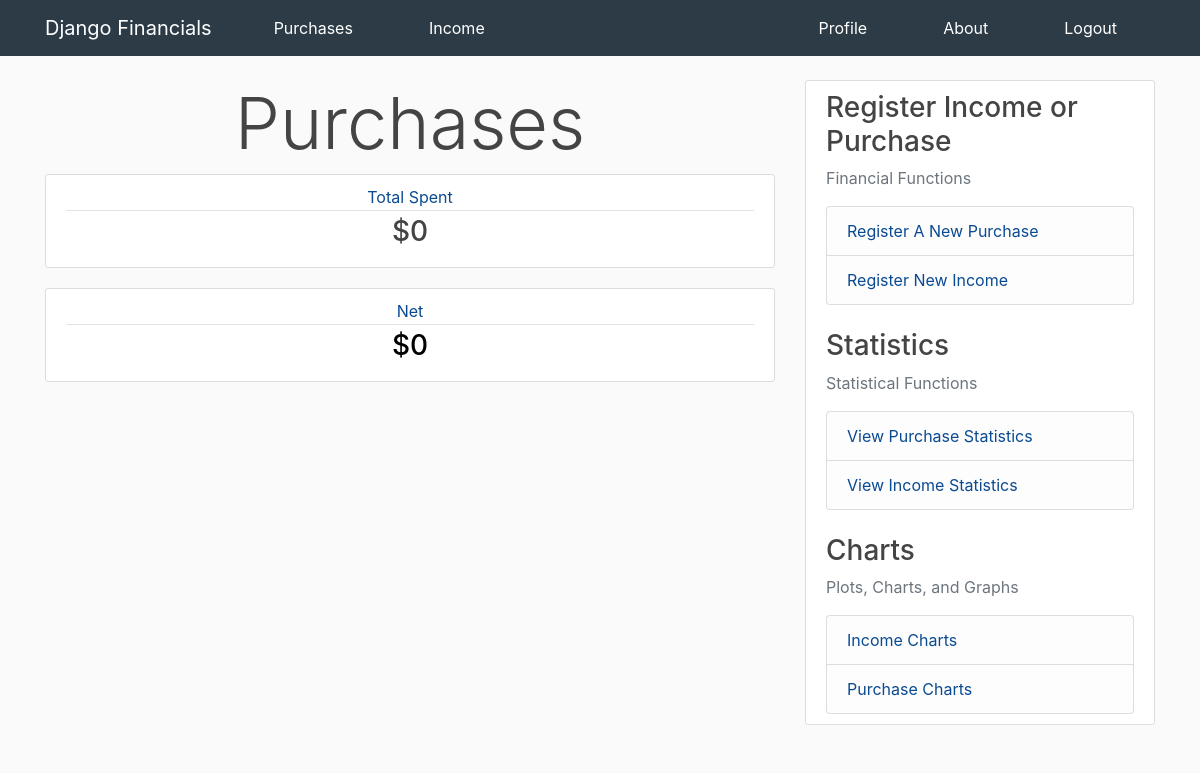
The page /purchase (signed in) on the database as committed earlier.
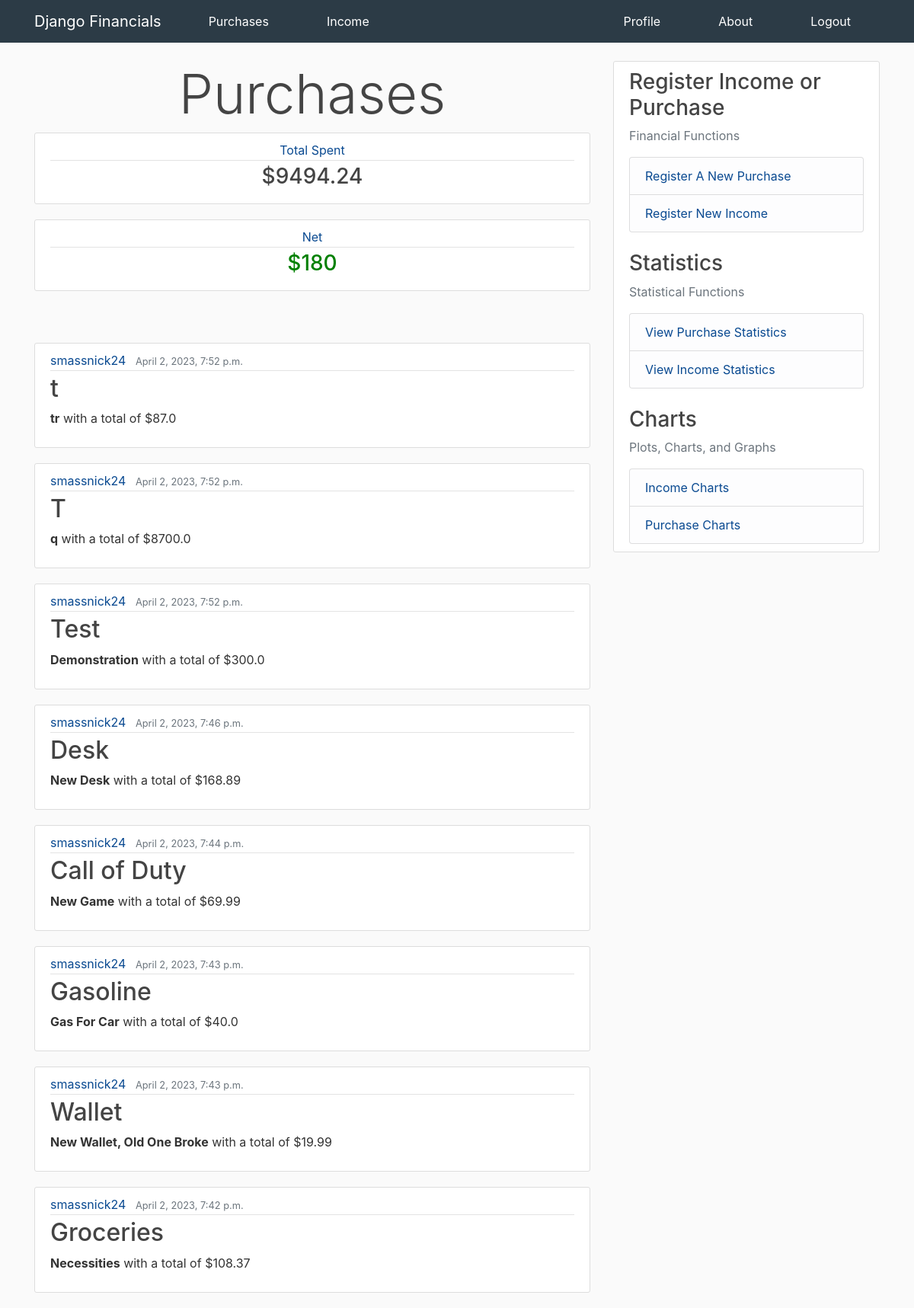
The same page on the database as committed later.
### finance_app/models.py (models this page shows, shortened)
class Purchase(models.Model):
    purchase_name = models.CharField(max_length=100)
    purchase_description = models.TextField()
    amount = models.FloatField()
    date_purchased = models.DateTimeField(default=timezone.now)
    month_purchased = models.IntegerField(default=timezone.now().month)
    owner = models.ForeignKey(User, on_delete=models.CASCADE)

### finance_app/views.py (the view)
# urls.py: path("purchase", views.purchase_page, name="purchase_page"),
@login_required
def purchase_page(request):
    total_pur = sum([purchase.amount for purchase in Purchase.objects.filter(owner=request.user)])
    total_inc = sum([income.amount for income in Income.objects.filter(owner=request.user)])
    net = total_inc - total_pur
    if net < 0.001 and net > -0.001:
        net = 0
    context = {
        "title": "Purchases",
        'purchases': reversed(Purchase.objects.all()),
        'total': total_pur,
        'net': net
    }
    return render(request, "finance_app/purchases.html", context)

### finance_app/templates/finance_app/purchases.html
{% extends "finance_app/base.html"%}
{% block content%}
    <h1 class="display-3 center">Purchases</h1>
    <article class="media content-section">
        <div class="media-body">
            <div class="article-metadata">
                <a class="mr-2 center"  style="color: #0a4a91;" href="#">Total Spent</a>
            </div>
            <h3><a class="article-title center" href="{% url 'purchase_statistics_page' %}" >${{total|floatformat:-2}}</a></h3>
        </div>
    </article>
    <article class="media content-section">
        <div class="media-body">
            <div class="article-metadata">
                <a class="mr-2 center" style="color: #0a4a91;" href="#">Net</a>
            </div>
            {% if net > 0 %}
                <h3><a class="article-title center" href="#" style="color: green;">${{net|floatformat:-2}}</a></h3>
            {% elif net < 0 %}
                <h3><a class="article-title center" href="#" style="color: red;">${{net|floatformat:-2}}</a></h3>
            {% else %}
                <h3><a class="article-title center" href="#" style="color: black;">${{net|floatformat:-2}}</a></h3>
            {% endif %}
        </div>
    </article>
    <br>
    <br>
    {% for purchase in purchases %}
       {% if purchase.owner == user %}
        <article class="media content-section" aria-label="Container for Purchase">
            <div class="media-body">
                <div class="article-metadata">
                    <a class="mr-2" href="#" style="color: #0a4a91;">{{purchase.owner}}</a>
                    <small class="text-muted">{{purchase.date_purchased}}</small>
                </div>
                <h2><a class="article-title" href="#">{{purchase.purchase_name}}</a></h2>
                <p class="article-content"><strong>{{purchase.purchase_description}}</strong> with a total of ${{purchase.amount}}</p>
            </div>
        </article>
       {% endif %}
    {% endfor %}
{% endblock content%}

### finance_app/templates/finance_app/base.html (shortened to what this page needs)
{% load static %}
<!DOCTYPE html>
<html lang="en">
<head>
    <link rel="stylesheet" href="https://cdn.jsdelivr.net/npm/bootstrap@4.3.1/dist/css/bootstrap.min.css">
    <link rel="stylesheet" type="text/css" href="{% static 'finance_app/styles.css' %}">
</head>
<body>
    <header class="site-header">
        <nav class="navbar navbar-expand-md navbar-dark bg-steel fixed-top">
          <div class="container">
            <a class="navbar-brand mr-4" href="{% url "landing" %}">Django Financials</a>
            <div class="collapse navbar-collapse" id="navbarToggle">
              <div class="navbar-nav mr-auto">
                {% if user.is_authenticated %}
                <a class="nav-item nav-link" href="{% url "purchase_page"%}">Purchases</a>
                <a class="nav-item nav-link" href="{% url "income_page" %}">Income</a>
                {% endif %}
              </div>
              <div class="navbar-nav">
                {% if user.is_authenticated %}
                <a class="nav-item nav-link" href="{% url 'profile' %}">Profile</a>
                <a class="nav-item nav-link" href="{% url 'about' %}">About</a>
                {% endif %}
              </div>
              <div class="navbar-nav">
                {% if user.is_authenticated %}
                  <a class="nav-item nav-link" href="{% url 'logout' %}">Logout</a>
                {% else %}
                  <a class="nav-item nav-link" href="{% url 'login' %}">Login</a>
                  <a class="nav-item nav-link" href="{% url 'register' %}">Register</a>
                {% endif %}
              </div>
            </div>
          </div>
        </nav>
      </header>
      <div role="main" class="container">
        <div class="row">
          <div class="col-md-8">
            {% block content %}{% endblock %}
          </div>
          {% if user.is_authenticated %}
          <div class="col-md-4">
            <div class="content-section">
              <h3>Register Income or Purchase</h3>
              <p class='text-muted'>Financial Functions</p>
                <ul class="list-group">
                  <li class="list-group-item list-group-item-light"><a style="color: #0a4a91;" href="{% url 'register_new_purchase' %}">Register A New Purchase</a></li>
                  <li class="list-group-item list-group-item-light"><a style="color: #0a4a91;" href="{% url 'register_new_income' %}">Register New Income</a></li>
                </ul>
              <br>
              <h3>Statistics</h3>
              <p class='text-muted'>Statistical Functions</p>
                <ul class="list-group">
                  <li class="list-group-item list-group-item-light"><a style="color: #0a4a91;" href="{% url 'purchase_statistics_page' %}">View Purchase Statistics</a></li>
                  <li class="list-group-item list-group-item-light"><a style="color: #0a4a91;" href="{% url 'income_statistics_page' %}">View Income Statistics</a></li>
                </ul>
              <br>
              <h3>Charts</h3>
              <p class='text-muted'>Plots, Charts, and Graphs</p>
                <ul class="list-group">
                  <li class="list-group-item list-group-item-light"><a style="color: #0a4a91;" href="{% url 'income_charts_page' %}">Income Charts</a></li>
                  <li class="list-group-item list-group-item-light"><a style="color: #0a4a91;" href="{% url 'purchase_charts_page' %}">Purchase Charts</a></li>
                </ul>
            </div>
          </div>
          {% endif %}
        </div>
      </div>
</body>
</html>

### finance_app/static/finance_app/styles.css (style rules this page uses)
body { background: #fafafa; color: #333333; margin-top: 5rem; }
h1, h2, h3, h4, h5, h6 { color: #444444; }
.center { width: 100%; display: inline-flex; justify-content: center; text-align: center; }
.row:after { content: ""; display: table; clear: both; }
ul { margin: 0; }
.bg-steel { background-color: #2c3b46; }
.site-header .navbar-nav .nav-link { color: #ffffff; margin-left: 30px; margin-right: 30px; }
.content-section { background: #ffffff; padding: 10px 20px; border: 1px solid #dddddd; border-radius: 3px; margin-bottom: 20px; }
.article-title { color: #444444; text-align: center; }
.article-content { white-space: pre-line; }
.article-metadata { padding-bottom: 1px; margin-bottom: 4px; border-bottom: 1px solid #e3e3e3 }

Rows that differ between the two databases and show on the page:
added Purchase: owner "smassnick24", date_purchased "April 2, 2023, 7:52 p.m.", purchase_name "t", purchase_description "tr", amount "87.0"
added Purchase: owner "smassnick24", date_purchased "April 2, 2023, 7:52 p.m.", purchase_name "T", purchase_description "q", amount "8700.0"
added Purchase: owner "smassnick24", date_purchased "April 2, 2023, 7:52 p.m.", purchase_name "Test", purchase_description "Demonstration", amount "300.0"
added Purchase: owner "smassnick24", date_purchased "April 2, 2023, 7:46 p.m.", purchase_name "Desk", purchase_description "New Desk", amount "168.89"
added Purchase: owner "smassnick24", date_purchased "April 2, 2023, 7:44 p.m.", purchase_name "Call of Duty", purchase_description "New Game", amount "69.99"
added Purchase: owner "smassnick24", date_purchased "April 2, 2023, 7:43 p.m.", purchase_name "Gasoline", purchase_description "Gas For Car", amount "40.0"
added Purchase: owner "smassnick24", date_purchased "April 2, 2023, 7:43 p.m.", purchase_name "Wallet", purchase_description "New Wallet, Old One Broke", amount "19.99"
added Purchase: owner "smassnick24", date_purchased "April 2, 2023, 7:42 p.m.", purchase_name "Groceries", purchase_description "Necessities", amount "108.37"
Other text that changed with them:
{{ total|floatformat:-2 }}: "0" → "9494.24"
{{ net|floatformat:-2 }}: (not shown) → "180"
{{ net|floatformat:-2 }}: "0" → (not shown)
